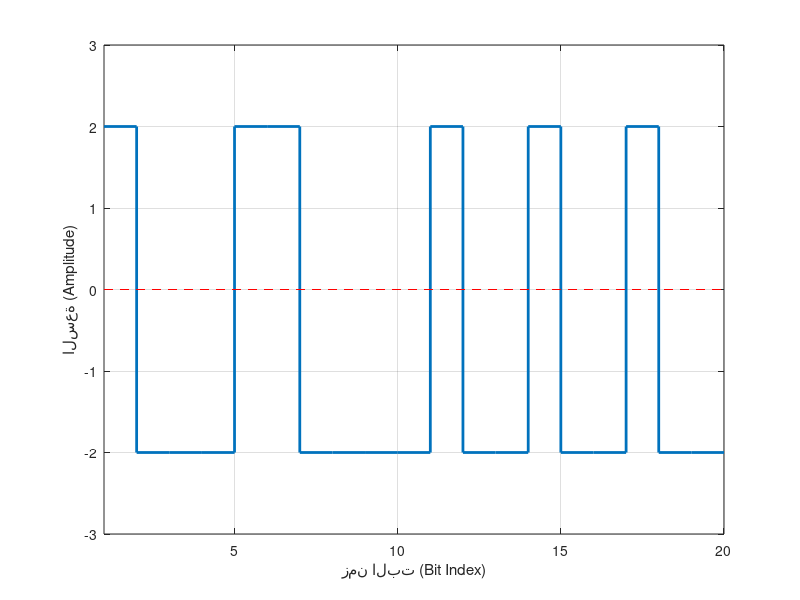
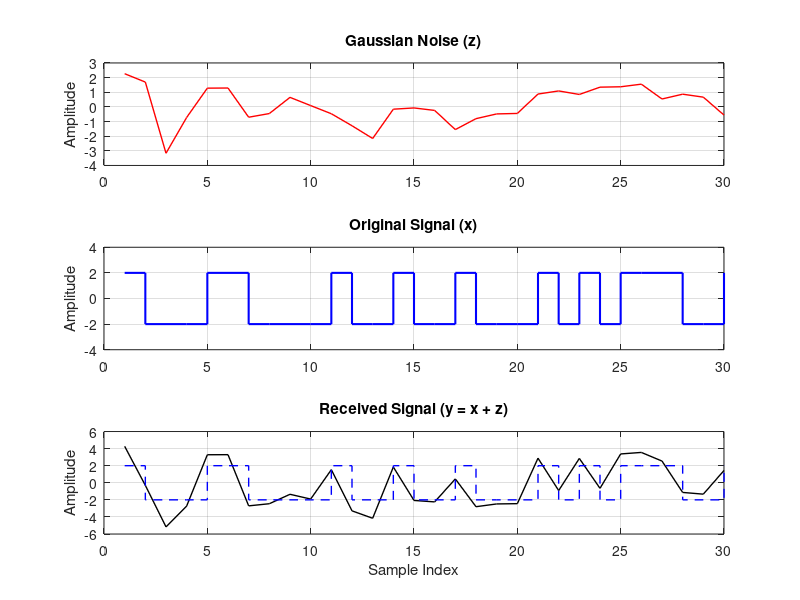

Write MATLAB code to recreate these figures, in order.

%{

clc;clear all ;close all ;clf

N = 100000; % عدد البتات المرسلة
bits = randi([0, 1], 1, N); % توليد 0 و 1 عشوائياً
x = (bits * 4) - 2; % تحويل الـ 0 إلى -2 والـ 1 إلى 2

mapping 
if bits=0 
x=(0*4)-2===> 0-2 =-2 
then x=-2 

if bits =1
x=(1*4)-2===> 4-2 =2 
then x=2

sigma = 1; % يمكنك تغيير هذه القيمة لتجربة مستويات ضجيج مختلفة
z = sigma * randn(1, N); % توليد ضجيج Gaussian
y = x + z; % الإشارة المستلمة


%}


clc; clear all; close all;

N = 100000; % عدد البتات المرسلة
bits = randi([0, 1], 1, N); % توليد 0 و 1 عشوائياً

% Mapping: 0 -> -2, 1 -> 2
x = (bits * 4) - 2; 

% --- رسم الإشارة الناتجة ---

% سنعرض أول 20 بت فقط لتكون الرؤية واضحة
num_plot = 20; 

figure;
% استخدام stairs لرسم الإشارة كدرجات (Digital Waveform)
stairs(x(1:num_plot), 'LineWidth', 2);

% تحسين شكل الرسم البياني
grid on;
axis([1 num_plot -3 3]); % تحديد أبعاد المحاور
%title(['أول '% num_node2str(num_plot) ,' بت بعد عملية الـ Mapping']);
xlabel('زمن البت (Bit Index)');
ylabel('السعة (Amplitude)');

% إضافة خط يوضح مستوى الصفر
line([1 num_plot], [0 0], 'Color', 'r', 'LineStyle', '--');

% ... (تكملة الكود السابق)

sigma = 1; 
z = sigma * randn(1, N); % AWGN توليد ضجيج
y = x + z;               % الإشارة المستلمة (الكلية)

% --- رسم النتائج ---
num_plot = 30; % سنعرض 30 عينة فقط للوضوح

figure('Name', 'تحليل الإشارة والضجيج');

% 1. رسم الضجيج فقط
subplot(3,1,1);
plot(z(1:num_plot), 'r', 'LineWidth', 1);
grid on;
title('Gaussian Noise (z)');
ylabel('Amplitude');

% 2. رسم الإشارة الأصلية (Mapped Bits)
subplot(3,1,2);
stairs(x(1:num_plot), 'b', 'LineWidth', 1.5);
grid on;
title('Original Signal (x)');
ylabel('Amplitude');
ylim([-4 4]); % تثبيت المحور للمقارنة

% 3. رسم الإشارة المستلمة (Signal + Noise)
subplot(3,1,3);
plot(y(1:num_plot), 'k', 'LineWidth', 1);
hold on;
stairs(x(1:num_plot), 'b--', 'LineWidth', 1); % رسم الإشارة الأصلية كخط متقطع للخلفية
grid on;
title('Received Signal (y = x + z)');
ylabel('Amplitude');
xlabel('Sample Index');
